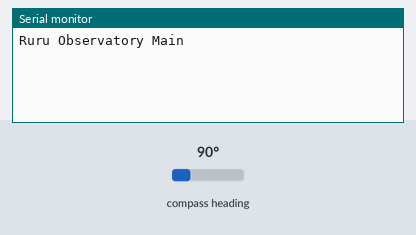
The sketch below on a simulated Arduino Uno, built with avr-gcc and run on an emulated ATmega328P. Parts: the last lines printed to the serial monitor. Wiring (inferred from the names in the program): HMC5883L compass at I2C address 0x1E. The inputs (shaded band) are chosen by the test bench; at power-on: compass heading 90°.

Above: at 1.2 s.
1.3 s: compass heading set to 7°
At 3.4 s:
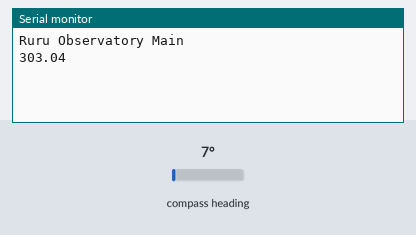
3.7 s: compass heading set to 90°
At 5.6 s:
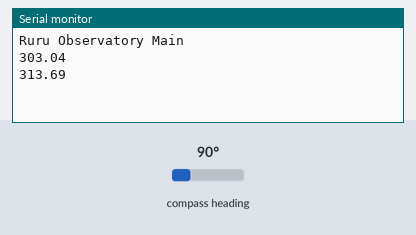
Timing chart, 0 to 7.1 s (numbered marks = the images above; inputs shaded):
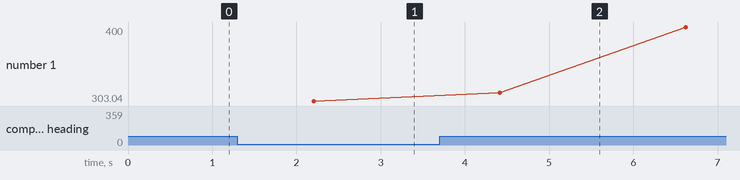

The sketch:

SerialCatcher_Honeywell_5883_with_watchdogtimer.ino
```cpp
#include <Wire.h> //I2C Arduino Library
#include <avr/wdt.h>
#define addr 0x1E //I2C Address for The HMC5883

int x,y,z; //triple axis data;
double final_x, final_y, final_z;
double counter = 0;
#define output_delay 200
#define station_name "Ruru Observatory Main"

void setup(){
  // Enable the watchdog timer
  wdt_enable(WDTO_8S);

  Serial.begin(9600);
  Serial.println(station_name);

  Wire.begin();
  Wire.beginTransmission(addr); //start talking
  Wire.write(0x02); // Set the Register
  Wire.write(0x00); // Tell the HMC5883 to Continuously Measure
  Wire.endTransmission();
}


void loop(){
  // Small delay in case the sensor needs time
  delay(10);
  //Tell the HMC what regist to begin writing data into
  Wire.beginTransmission(addr);
  Wire.write(0x03); //start with register 3.
  Wire.endTransmission();


 //Read the data.. 2 bytes for each axis.. 6 total bytes
  Wire.requestFrom(addr, 6);

  if(6<=Wire.available()){
    x = Wire.read()<<8; //MSB  x
    x |= Wire.read(); //LSB  x
    z = Wire.read()<<8; //MSB  z
    z |= Wire.read(); //LSB z
    y = Wire.read()<<8; //MSB y
    y |= Wire.read(); //LSB y
  }

  final_x = final_x + x;
  final_y = final_y + y;
  final_z = final_z + z;
  counter = counter + 1;
//
  if (counter >= output_delay)
  {
    final_x = final_x / counter;
    final_y = final_y / counter;
    final_z = final_z / counter;

    // // Show Values
    // Serial.print(final_x,4);
    // Serial.print(",");
    // Serial.print(final_y,3);
    // Serial.print(",");
    // Serial.println(final_z,3);
    float h = (final_x * final_x) + (final_y * final_y);
    h = sqrt(h);
    Serial.println(h);

    x = 0;
    y = 0;
    z = 0;

    final_x = 0;
    final_y = 0;
    final_z = 0;
    counter =0;
    }

    //Pat the dog...
    wdt_reset();
}
```

Measured:
- after the input at 1.3 s, the serial monitor: prints a new line after 0.91 s (image 1)
- after the input at 3.7 s, the serial monitor: prints a new line after 0.72 s (image 2)
- plotted number 1: 303.04 → 400 after the input at 3.7 s
